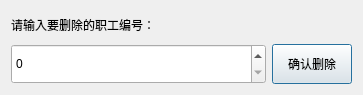
<?xml version="1.0" encoding="UTF-8"?>
<ui version="4.0">
 <class>RemoveDlg</class>
 <widget class="QDialog" name="RemoveDlg">
  <property name="geometry">
   <rect>
    <x>0</x>
    <y>0</y>
    <width>363</width>
    <height>95</height>
   </rect>
  </property>
  <property name="windowTitle">
   <string>Dialog</string>
  </property>
  <layout class="QGridLayout" name="gridLayout">
   <item row="2" column="1">
    <widget class="QSpinBox" name="spBoxNumber">
     <property name="sizePolicy">
      <sizepolicy hsizetype="Expanding" vsizetype="Fixed">
       <horstretch>0</horstretch>
       <verstretch>0</verstretch>
      </sizepolicy>
     </property>
     <property name="minimumSize">
      <size>
       <width>0</width>
       <height>40</height>
      </size>
     </property>
    </widget>
   </item>
   <item row="2" column="2">
    <widget class="QPushButton" name="txDelete">
     <property name="minimumSize">
      <size>
       <width>0</width>
       <height>40</height>
      </size>
     </property>
     <property name="text">
      <string>确认删除</string>
     </property>
    </widget>
   </item>
   <item row="1" column="1">
    <widget class="QLabel" name="label">
     <property name="minimumSize">
      <size>
       <width>50</width>
       <height>0</height>
      </size>
     </property>
     <property name="text">
      <string>请输入要删除的职工编号：</string>
     </property>
     <property name="alignment">
      <set>Qt::AlignLeading|Qt::AlignLeft|Qt::AlignVCenter</set>
     </property>
    </widget>
   </item>
  </layout>
 </widget>
 <resources/>
 <connections/>
</ui>
